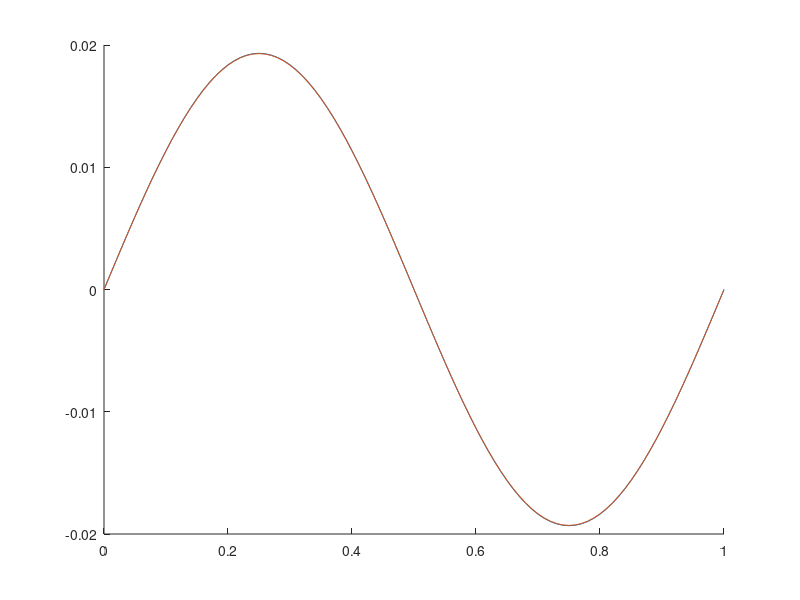

The MATLAB source for this figure: (Note: this script raises an error after producing the figure.)
clc; clear; uM=[]; nM=[];
%%
n=101;
nu=1/10;
dt=0.01/2/2;
tmax=1;
% nt=10;
nt=tmax/dt;
dx=1/(n-1);
x=0:dx:1;

um1=ones(n,1);
u=um1;
u=(1-cos(x'*2*pi))/2;
u=(sin(x'*2*pi));

D2=(diag(ones(n-1,1),-1)-2*eye(n)+diag(ones(n-1,1),1))/dx/dx;
A=eye(n)/dt-nu*D2/2;
A(1,1:2)=[1,0]; A(end,end-1:end)=[0,1];

% hold on;
for i=1:nt
% rhs=(4*u-um1)/2/dt; rhs(1)=0; rhs(end)=0;
rhs=(eye(n)/dt+nu*D2/2)*u; rhs(1)=0; rhs(end)=0;
um1=u;
u=A\rhs;
% plot(u)

end
uM=[uM,u];
nM=[nM, norm(u)];
%%
uex=exp(-tmax*nu*4*pi*pi)*sin(2*pi*x);
hold on;
plot(x,u)
plot(x,uex)
%%
ii=6;
(nM(2)-nM(1))/(nM(3)-nM(2))
(uM(ii,2)-uM(ii,1))/(uM(ii,3)-uM(ii,2))
